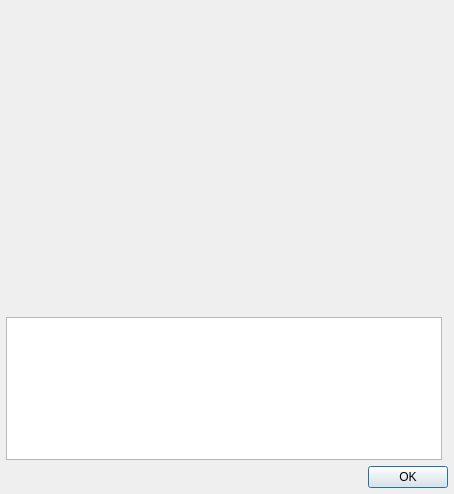
<?xml version="1.0" encoding="UTF-8"?>
<ui version="4.0">
 <class>AboutSimpleUiDialog</class>
 <widget class="QDialog" name="AboutSimpleUiDialog">
  <property name="geometry">
   <rect>
    <x>0</x>
    <y>0</y>
    <width>454</width>
    <height>494</height>
   </rect>
  </property>
  <property name="windowTitle">
   <string>About Qmmp Simpe User Interface</string>
  </property>
  <layout class="QGridLayout" name="gridLayout">
   <property name="leftMargin">
    <number>6</number>
   </property>
   <property name="rightMargin">
    <number>6</number>
   </property>
   <property name="bottomMargin">
    <number>6</number>
   </property>
   <item row="0" column="0">
    <widget class="Logo" name="widget" native="true">
     <property name="sizePolicy">
      <sizepolicy hsizetype="Preferred" vsizetype="Fixed">
       <horstretch>93</horstretch>
       <verstretch>93</verstretch>
      </sizepolicy>
     </property>
     <property name="minimumSize">
      <size>
       <width>250</width>
       <height>300</height>
      </size>
     </property>
    </widget>
   </item>
   <item row="2" column="0" colspan="2">
    <widget class="QDialogButtonBox" name="buttonBox">
     <property name="orientation">
      <enum>Qt::Horizontal</enum>
     </property>
     <property name="standardButtons">
      <set>QDialogButtonBox::Ok</set>
     </property>
    </widget>
   </item>
   <item row="1" column="0">
    <widget class="QTextEdit" name="aboutTextEdit">
     <property name="readOnly">
      <bool>true</bool>
     </property>
    </widget>
   </item>
  </layout>
 </widget>
 <customwidgets>
  <customwidget>
   <class>Logo</class>
   <extends>QWidget</extends>
   <header>logo.h</header>
   <container>1</container>
  </customwidget>
 </customwidgets>
 <resources/>
 <connections>
  <connection>
   <sender>buttonBox</sender>
   <signal>accepted()</signal>
   <receiver>AboutSimpleUiDialog</receiver>
   <slot>accept()</slot>
   <hints>
    <hint type="sourcelabel">
     <x>248</x>
     <y>254</y>
    </hint>
    <hint type="destinationlabel">
     <x>157</x>
     <y>274</y>
    </hint>
   </hints>
  </connection>
  <connection>
   <sender>buttonBox</sender>
   <signal>rejected()</signal>
   <receiver>AboutSimpleUiDialog</receiver>
   <slot>reject()</slot>
   <hints>
    <hint type="sourcelabel">
     <x>316</x>
     <y>260</y>
    </hint>
    <hint type="destinationlabel">
     <x>286</x>
     <y>274</y>
    </hint>
   </hints>
  </connection>
 </connections>
</ui>
